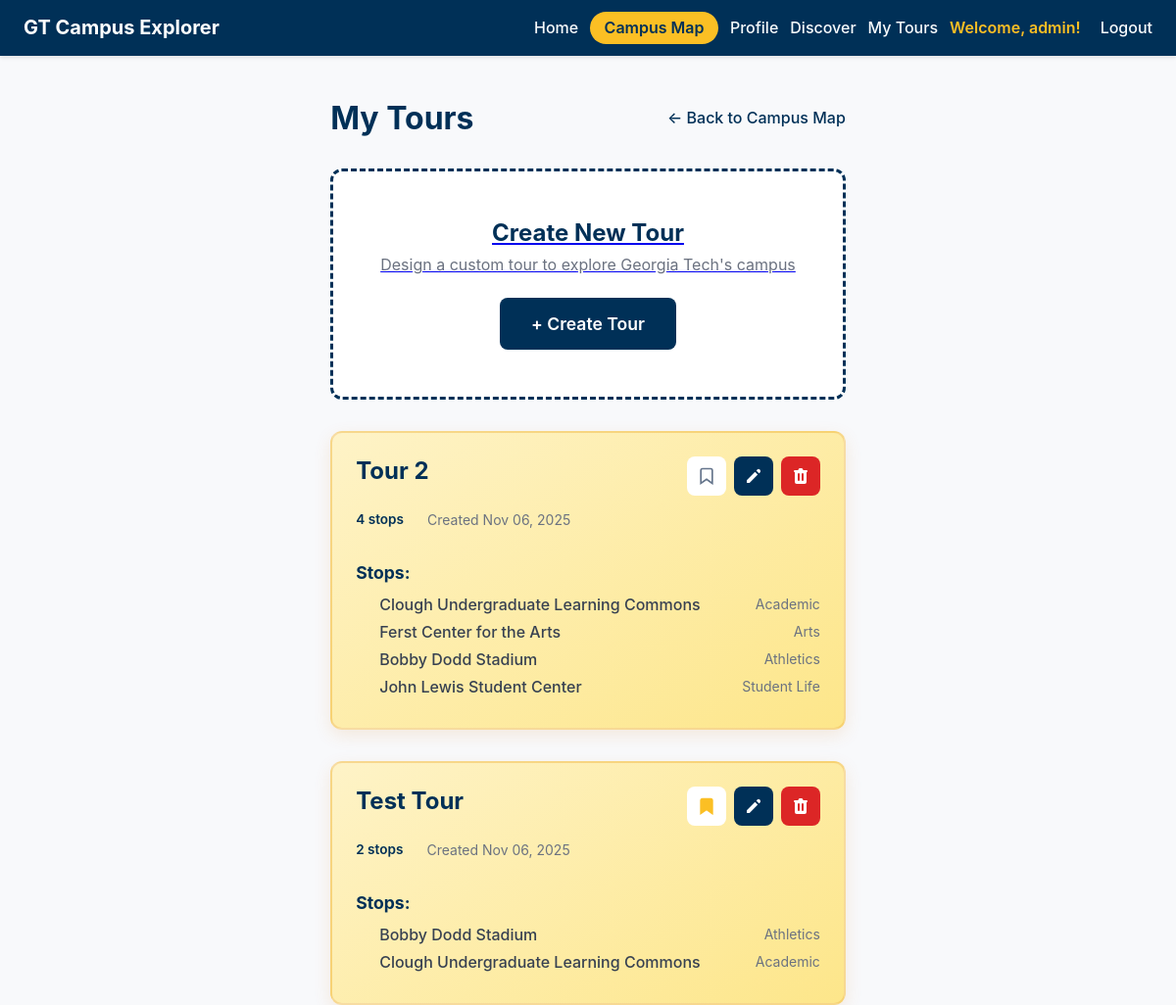
The page /campus/tours/ (signed in) on the database its author committed.
### campus/models.py (models this page shows, shortened)
class Tour(models.Model):
    user = models.ForeignKey(User, on_delete=models.CASCADE)
    name = models.CharField(max_length=100)
    description = models.TextField(blank=True)
    created_at = models.DateTimeField(auto_now_add=True)
    route_data = models.JSONField(
        blank=True,
        null=True,
        help_text="Cached route segments from Google Directions API"
    )
    class Meta:
        ordering = ['-created_at']

class TourStop(models.Model):
    tour = models.ForeignKey(Tour, on_delete=models.CASCADE, related_name='stops')
    location = models.ForeignKey(Location, on_delete=models.CASCADE)
    order = models.PositiveIntegerField()
    class Meta:
        ordering = ['order']
        unique_together = [['tour', 'location']]

class Location(models.Model):
    name = models.CharField(
        max_length=120,
        unique=True,
        help_text="Displayed name of the campus location.",
    )
    slug = models.SlugField(
        unique=True,
        blank=True,
        help_text="URL-friendly identifier auto-generated from the name.",
    )
    description = models.TextField(
        help_text="High-level overview that appears in campus tour content.",
    )
    historical_info = models.TextField(
        blank=True,
        null=True,
        help_text="Optional historical context or fun facts for visitors.",
    )
    latitude = models.DecimalField(
        max_digits=9,
        decimal_places=6,
        help_text="Latitude in decimal degrees (positive for north).",
    )
    longitude = models.DecimalField(
        max_digits=9,
        decimal_places=6,
        help_text="Longitude in decimal degrees (negative for west).",
    )
    address = models.CharField(
        max_length=255,
        blank=True,
        help_text="Street address or building details shown in the tour.",
    )
    category = models.CharField(
        max_length=100,
        blank=True,
        help_text="Category used for filtering (e.g., Dining, Academic).",
    )
    image_url = models.URLField(
        blank=True,
        null=True,
        help_text="Link to an external photo if one is hosted elsewhere.",
    )
    photo = models.ImageField(
        upload_to='locations/photos/',
        blank=True,
        null=True,
        help_text="Upload location photo.",
    )
    class Meta:
        ordering = ['name']

### campus/views.py (the view)
# urls.py: path('tours/', views.tour_manage, name='tour-manage'),
@login_required
def tour_manage(request):
    tours = Tour.objects.filter(user=request.user).prefetch_related('stops__location')
    locations = Location.objects.all()
    bookmarked_slugs = set(
        Bookmark.objects.filter(user=request.user).values_list('location__slug', flat=True)
    )
    bookmarked_tour_ids = set(
        TourBookmark.objects.filter(user=request.user).values_list('tour__id', flat=True)
    )
    tours_payload = []
    for tour in tours:
        stops = []
        for stop in tour.stops.all():
            stops.append({
                'id': stop.id,
                'location_id': stop.location.id,
                'order': stop.order,
                'location': {
                    'id': stop.location.id,
                    'name': stop.location.name,
                    'slug': stop.location.slug,
                    'description': stop.location.description,
                    'latitude': float(stop.location.latitude),
                    'longitude': float(stop.location.longitude),
                    'address': stop.location.address,
                    'category': stop.location.category,
                }
            })
        tours_payload.append({
            'id': tour.id,
            'name': tour.name,
            'description': tour.description,
            'created_at': tour.created_at.isoformat(),
            'stops': stops,
            'is_bookmarked': tour.id in bookmarked_tour_ids,
        })
    locations_payload = [
        {
            'id': location.id,
            'name': location.name,
            'slug': location.slug,
            'description': location.description,
            'latitude': float(location.latitude),
            'longitude': float(location.longitude),
            'address': location.address,
            'category': location.category,
            'is_bookmarked': location.slug in bookmarked_slugs,
        }
        for location in locations
    ]
    context = {
        'tours': tours,
        'tours_payload': tours_payload,
        'locations': locations,
        'locations_payload': locations_payload,
        'bookmarked_tour_ids': bookmarked_tour_ids,
    }
    return render(request, 'campus/tour_manage.html', context)

### campus/templates/campus/tour_manage.html (shortened to what this page needs)
{% extends "base.html" %}
{% block content %}
<div class="tour-manage-container">
    <header class="tour-manage-header">
        <h1>My Tours</h1>
        <div class="header-actions">
            <a href="{% url 'campus:overview' %}" class="back-link">← Back to Campus Map</a>
        </div>
    </header>
    <div id="tours-list" class="tours-grid">
        <a href="{% url 'campus:tour-create' %}" class="create-tour-card">
            <h3>Create New Tour</h3>
            <p>Design a custom tour to explore Georgia Tech's campus</p>
            <span class="btn btn-primary">+ Create Tour</span>
        </a>
        {% if tours %}
            {% for tour in tours %}
            <div class="tour-card" data-tour-id="{{ tour.id }}" data-bookmarked="{% if tour.id in bookmarked_tour_ids %}true{% else %}false{% endif %}">
                <div class="tour-card-header">
                    <h2 class="tour-name">{{ tour.name }}</h2>
                    <div class="tour-actions">
                        <button class="btn-icon tour-bookmark-btn"
                                data-tour-id="{{ tour.id }}"
                                data-bookmarked="{% if tour.id in bookmarked_tour_ids %}true{% else %}false{% endif %}"
                                title="{% if tour.id in bookmarked_tour_ids %}Remove bookmark{% else %}Add bookmark{% endif %}">
                            <svg class="bookmark-icon {% if tour.id in bookmarked_tour_ids %}bookmarked{% endif %}"
                                 width="20" height="20" viewBox="0 0 24 24"
                                 fill="{% if tour.id in bookmarked_tour_ids %}currentColor{% else %}none{% endif %}"
                                 stroke="currentColor" stroke-width="2">
                                <path d="M19 21l-7-5-7 5V5a2 2 0 0 1 2-2h10a2 2 0 0 1 2 2z"></path>
                            </svg>
                        </button>
                        <a href="{% url 'campus:tour-edit' tour.id %}" class="btn-icon btn-edit" title="Edit tour">
                            <svg width="20" height="20" viewBox="0 0 20 20" fill="currentColor">
                                <path d="M13.586 3.586a2 2 0 112.828 2.828l-.793.793-2.828-2.828.793-.793zM11.379 5.793L3 14.172V17h2.828l8.38-8.379-2.83-2.828z"/>
                            </svg>
                        </a>
                        <button class="btn-icon btn-delete" onclick="deleteTour({{ tour.id }}, '{{ tour.name|escapejs }}')" title="Delete tour">
                        </button>
                    </div>
                </div>
                <div class="tour-meta">
                    <span class="tour-stops-count">{{ tour.stops.count }} stop{{ tour.stops.count|pluralize }}</span>
                    <span class="tour-date">Created {{ tour.created_at|date:"M d, Y" }}</span>
                </div>
                <div class="tour-stops">
                    <h3>Stops:</h3>
                    <ol class="stops-preview">
                        {% for stop in tour.stops.all %}
                        <li>
                            <span class="stop-name">{{ stop.location.name }}</span>
                            <span class="stop-category">{{ stop.location.category }}</span>
                        </li>
                        {% endfor %}
                    </ol>
                </div>
            </div>
            {% endfor %}
        {% endif %}
    </div>
</div>
{% endblock %}

### gttour/templates/base.html (shortened to what this page needs)
{% load static %}
<!DOCTYPE html>
<html lang="en">
<head>
    <link rel="stylesheet" href="{% static 'styles.css' %}">
</head>
    <body>
        <header class="site-header">
            <h1>GT Campus Explorer</h1>
            <nav aria-label="Primary navigation">
            {% block nav_links %}
            <a href="{% url 'home' %}" class="nav-link">Home</a>
            <a href="{% url 'campus:overview' %}" class="nav-button">Campus Map</a>
            {% if user.is_authenticated %}
                <a href="{% url 'accounts:profile' %}" class="nav-link">Profile</a>
                <a href="{% url 'accounts:discover' %}" class="nav-link">Discover</a>
                <a href="{% url 'campus:tour-manage' %}" class="nav-link">My Tours</a>
                <span class="user-info">Welcome, {{ user.username }}!</span>
                <form method="post" action="{% url 'accounts:logout' %}" style="display: inline;">
                    <button type="submit" class="nav-link logout-button">Logout</button>
                </form>
            {% else %}
                <a href="{% url 'accounts:login' %}" class="nav-link">Login</a>
                <a href="{% url 'accounts:register' %}" class="nav-link">Register</a>
            {% endif %}
            {% endblock %}
            </nav>
        </header>
        <main>
            {% block content %}{% endblock %}
    </main>
</body>
</html>

### gttour/static/styles.css (style rules this page uses)
*, *::before, *::after { box-sizing: border-box; }
html, body { height: 100%; }
body { margin: 0; font-family: "Inter", system-ui, -apple-system, BlinkMacSystemFont, "Segoe UI", sans-serif; background-color: #f8f9fb; color: #111827; min-height: 100vh; display: flex; flex-direction: column; overflow: hidden; }
.site-header { background-color: #003057; color: #fff; padding: 0.75rem 1.5rem; display: flex; align-items: center; justify-content: space-between; box-shadow: 0 2px 4px rgba(0, 0, 0, 0.1); }
.site-header nav { display: flex; align-items: center; gap: 0.75rem; }
.site-header nav .nav-link { color: #f8fafc; text-decoration: none; font-weight: 500; }
.site-header nav .logout-button { background: none; border: none; color: #f8fafc; text-decoration: none; font-weight: 500; font-size: inherit; font-family: inherit; cursor: pointer; padding: 0; }
.site-header nav .nav-button { display: inline-flex; align-items: center; justify-content: center; padding: 0.4rem 0.9rem; border-radius: 999px; background-color: #fbbf24; color: #003057; font-weight: 600; text-decoration: none; transition: background-color 0.2s ease-in-out, transform 0.2s ease-in-out; }
.site-header h1 { margin: 0; font-size: 1.25rem; }
main { flex: 1; padding: 0.75rem 1rem 1rem; display: flex; flex-direction: column; overflow: hidden; }
.bookmark-icon { transition: all 0.2s ease-in-out; }
.bookmark-icon.bookmarked { fill: #fbbf24; color: #fbbf24; }
.tour-card { border-radius: 14px; padding: 0.85rem 1rem; background: linear-gradient(145deg, #fef3c7, #fde68a); border: 1px solid rgba(217, 119, 6, 0.18); box-shadow: 0 6px 18px rgba(217, 119, 6, 0.12); transition: transform 0.18s ease-in-out, box-shadow 0.18s ease-in-out; cursor: pointer; }
.tour-card-header { display: flex; justify-content: space-between; align-items: center; gap: 0.5rem; }
.tour-stops-count { margin: 0 0 0.75rem 0; font-size: 0.85rem; color: #64748b; }
@media (max-width: 1200px) { body { overflow: auto; } }
@media (max-width: 1200px) { main { overflow: visible; } }
.btn-primary { padding: 0.85rem 1.5rem; background-color: #003057; color: #fff; border: none; border-radius: 8px; font-size: 1rem; font-weight: 600; cursor: pointer; transition: background-color 0.2s ease-in-out, transform 0.1s ease-in-out; }
.user-info { color: #fbbf24; font-weight: 600; margin-right: 0.5rem; }

### rows shown on the page
Tour: name "Tour 2", stops.count "4", created_at "Nov 06, 2025"
TourStop: location.name "Clough Undergraduate Learning Commons", location.category "Academic"
TourStop: location.name "Ferst Center for the Arts", location.category "Arts"
TourStop: location.name "Bobby Dodd Stadium", location.category "Athletics"
TourStop: location.name "John Lewis Student Center", location.category "Student Life"
Tour: name "Test Tour", stops.count "2", created_at "Nov 06, 2025"
TourStop: location.name "Bobby Dodd Stadium", location.category "Athletics"
TourStop: location.name "Clough Undergraduate Learning Commons", location.category "Academic"

### other values the page prints
{{ user.username }} "admin"
